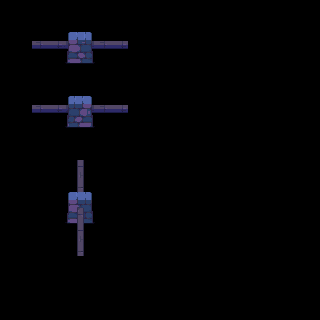

This is a level from a 2D game, rendered from its Tiled map with the project's own tilesets. A one-line summary and the complete map file follow:
An orthogonal 10x10 tile map with 32x32 px tiles, 2 tile layers (input_fences, output_fences) and 1 object.

<map version="1.9" tiledversion="1.9.2" orientation="orthogonal" renderorder="right-down" width="10" height="10" tilewidth="32" tileheight="32" infinite="0" nextlayerid="4" nextobjectid="5">
 <properties>
  <property name="MatchInOrder" type="bool" value="true" />
 </properties>
 <tileset firstgid="1" source="../Tilesets/stone fences.tsx" />
 <layer id="1" name="input_fences" width="10" height="10">
  <data encoding="csv">
0,0,0,0,0,0,0,0,0,0,
0,4,4,4,0,0,0,0,0,0,
0,0,0,0,0,0,0,0,0,0,
0,4,4,4,0,0,0,0,0,0,
0,0,0,0,0,0,0,0,0,0,
0,0,19,0,0,0,0,0,0,0,
0,0,19,0,0,0,0,0,0,0,
0,0,19,0,0,0,0,0,0,0,
0,0,0,0,0,0,0,0,0,0,
0,0,0,0,0,0,0,0,0,0
</data>
 </layer>
 <layer id="2" name="output_fences" width="10" height="10">
  <data encoding="csv">
0,0,0,0,0,0,0,0,0,0,
0,0,20,0,0,0,0,0,0,0,
0,0,0,0,0,0,0,0,0,0,
0,0,28,0,0,0,0,0,0,0,
0,0,0,0,0,0,0,0,0,0,
0,0,0,0,0,0,0,0,0,0,
0,0,2,0,0,0,0,0,0,0,
0,0,0,0,0,0,0,0,0,0,
0,0,0,0,0,0,0,0,0,0,
0,0,0,0,0,0,0,0,0,0
</data>
 </layer>
 <objectgroup id="3" name="rule_options">
  <object id="4" x="23.5" y="82" width="124.5" height="59">
   <properties>
    <property name="Probability" type="float" value="0.5" />
   </properties>
  </object>
 </objectgroup>
</map>
